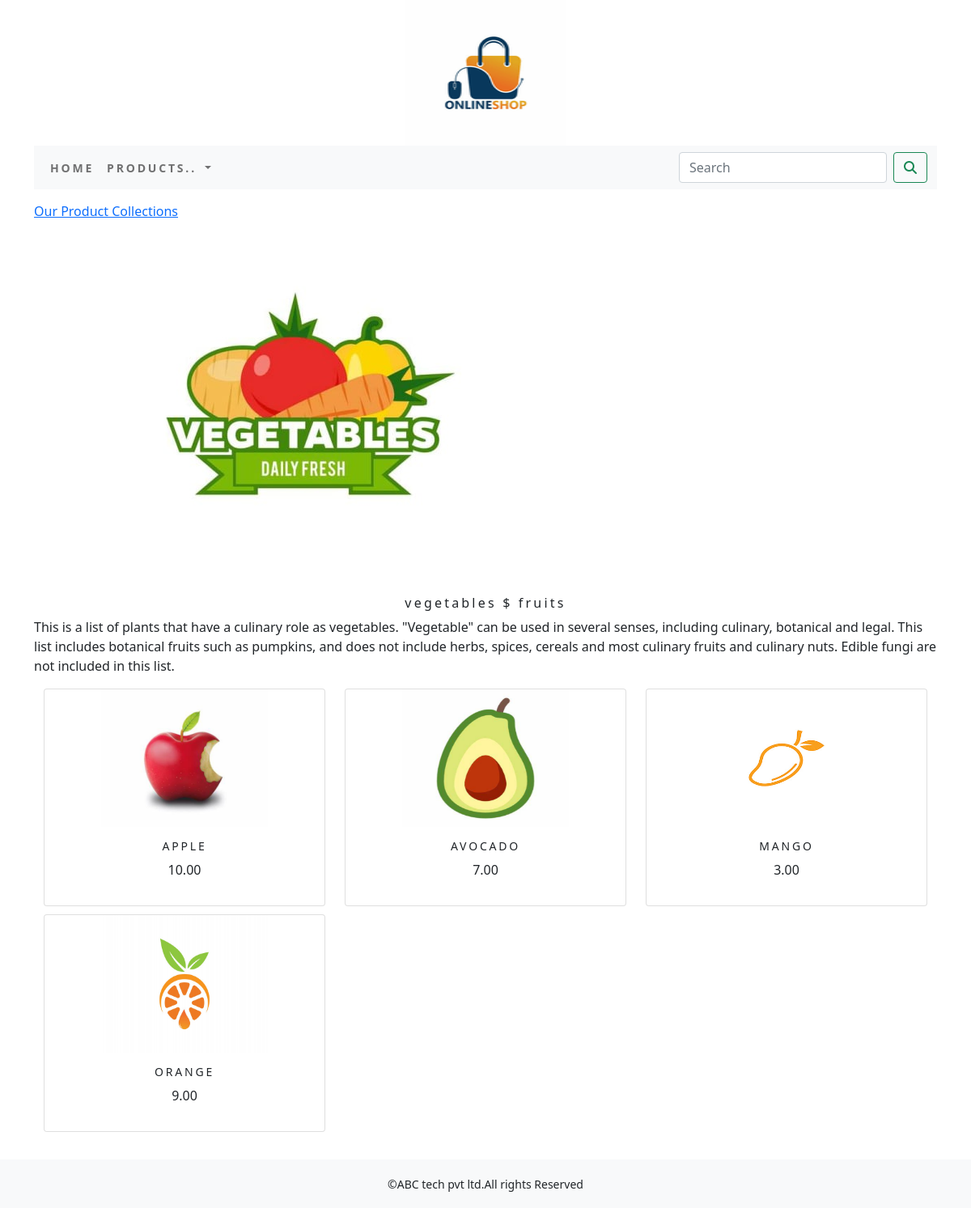
The page /shop/vegetables/ on the database its author committed.
### shop/models.py (models this page shows, shortened)
class Category(models.Model) :
    name = models.CharField(max_length=250,unique=True)
    slug = models.SlugField(max_length=250,unique=True)
    description = models.TextField(blank=True)
    image = models.ImageField(upload_to='category',blank=True)
    class Meta:
        ordering = ('name',)
        verbose_name = 'category'
        verbose_name_plural = 'categories'
    def get_url(self):
            return reverse('shop:products_by_category',args=[self.slug])

class Product (models.Model):
    name = models.CharField(max_length=250,unique=True)
    slug = models.SlugField(max_length=250,unique=True)
    description = models.TextField(blank=True)
    price = models.DecimalField(max_digits=10,decimal_places=2)
    category = models.ForeignKey(Category,on_delete=models.CASCADE)
    image = models.ImageField(upload_to='product',blank=True)
    stock = models.IntegerField()
    available = models.BooleanField(default=True)
    created = models.DateTimeField(auto_now_add=True)
    update = models.DateTimeField(auto_now=True)
    def get_url(self):
        return reverse('shop:prodcatdetail',args=[self.category.slug,self.slug])
    class Meta:
        ordering = ('name',)
        verbose_name = 'product'
        verbose_name_plural = 'produts'

### shop/views.py (the view)
# urls.py: path('',views.allprodcat,name='allprodcat'),
def allprodcat(request,c_slug=None):
    c_page = None
    products_list= None
    if c_slug!=None:
        c_page=get_object_or_404(Category,slug=c_slug)
        products_list= Product.objects.all().filter(category=c_page,available=True)
    else:
        products_list = Product.objects.all().filter(available=True)
    paginator=Paginator(products_list,6)
    try:
        page=int(request.GET.get('page','1'))
    except:
        page=1
    try:
        products=paginator.page(page)
    except(EmptyPage,InvalidPage):
          products=paginator.page(paginator.num_pages)
    return render(request,"category.html",{'category': c_page,'products': products})

### cart/context_processors.py (called while the page is built)
def counter(request):
    item_count=0
    if 'admin' in request.path:
        return {}
    else:
        try:
            cart=Cart.objects.filter(cart_id=_cart_id(request))
            cart_items=CartItem.objects.all().filter(cart=cart[:1])
            for cart_item in cart_items:
                item_count += cart_item.quantity
        except cart.DoesNotExist:
            item_count=0
    return dict(item_count=item_count)

### cart/views.py (called while the page is built)
def _cart_id(request):
    cart = request.session.session_key
    if not cart:
        cart = request.session.create()
    return cart

### shop/context_processors.py (called while the page is built)
def menu_links(request):
    links=Category.objects.all()
    return dict(links=links)

### templates/category.html (shortened to what this page needs)
{% extends 'base.html' %}
{% load static %}
{% block content %}
{% if category %}
<div>
    <div class="row my_row_class">
        <div class="mx-auto">
        <p><a href="{% url 'shop:allprodcat' %}">Our Product Collections</a></p>
    </div>
        </div>
</div>
{% endif %}
<div class="mx_auto">
    {% if category %}
    <img class="my_logo" src="{{category.image.url}} "alt="{{category.name}}">
</div>
<br>
<div>
    <h1 class="text-center my_title">{{category.name}}</h1>
    <p class="text-justify">{{category.description}}</p>
</div>
{% endif %}
<div class="container">
    <div class="row mx_auto">
        {% for product in products.object_list %}
        <div class="my_bottom_margin col-12 col-sm-12 col-md-4  col-lg-4">
            <div class="card text-center"style="min-width:10rem;">
                <a href="{{product.get_url}}"><img class="card-img-top my_image" src="{{product.image.url}}"alt="{{product.name}}"style="width:206px;height:170px;"></a>
            <div class="card-body">
                <h4>{{product.name}}</h4>
                <p>{{product.price}}</p>
            </div>
            </div>
        </div>
        {% endfor %}
    </div>
    <br>
</div>
{% endblock %}

### static/css/custom.css (style rules this page uses)
body { font-family: 'Roboto', sans-serif; }
.my_row_class { padding-top :15px; }
.my_image { width:auto%; height:auto%; }
.my_title { font-size:16px; text_transform:uppercase; letter-spacing:.2em; }
.my_bottom_margin { margin-bottom:10px; }
.card-body h4 { font-size:14px; text-transform:uppercase; letter-spacing:.2em }

### rows shown on the page
Category: image (picture), name "vegetables $ fruits", description "This is a list of plants that have a culinary role as vegetables. \"Vegetable\" can be used in several senses, including culinary, botanical and legal. This list includes botanical fruits such as pumpkins, and does not include herbs, spices, cereals and most culinary fruits and culinary nuts. Edible fungi are not included in this list."
Product: image (picture), name "APPLE", price "10.00"
Product: image (picture), name "AVOCADO", price "7.00"
Product: image (picture), name "MANGO", price "3.00"
Product: image (picture), name "ORANGE", price "9.00"
